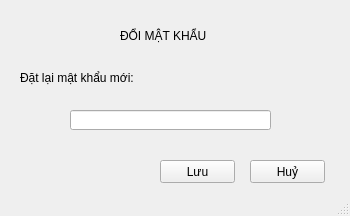
<?xml version="1.0" encoding="UTF-8"?>
<ui version="4.0">
 <class>changepw</class>
 <widget class="QMainWindow" name="changepw">
  <property name="geometry">
   <rect>
    <x>0</x>
    <y>0</y>
    <width>350</width>
    <height>216</height>
   </rect>
  </property>
  <property name="windowTitle">
   <string>MainWindow</string>
  </property>
  <widget class="QWidget" name="centralwidget">
   <widget class="QPushButton" name="btnLuu">
    <property name="geometry">
     <rect>
      <x>160</x>
      <y>160</y>
      <width>75</width>
      <height>23</height>
     </rect>
    </property>
    <property name="text">
     <string>Lưu</string>
    </property>
   </widget>
   <widget class="QPushButton" name="btnHuy">
    <property name="geometry">
     <rect>
      <x>250</x>
      <y>160</y>
      <width>75</width>
      <height>23</height>
     </rect>
    </property>
    <property name="text">
     <string>Huỷ</string>
    </property>
   </widget>
   <widget class="QLabel" name="lblNP">
    <property name="geometry">
     <rect>
      <x>20</x>
      <y>70</y>
      <width>121</width>
      <height>16</height>
     </rect>
    </property>
    <property name="text">
     <string>Đặt lại mật khẩu mới:</string>
    </property>
   </widget>
   <widget class="QLineEdit" name="lEditNP">
    <property name="geometry">
     <rect>
      <x>70</x>
      <y>110</y>
      <width>201</width>
      <height>20</height>
     </rect>
    </property>
   </widget>
   <widget class="QLabel" name="label">
    <property name="geometry">
     <rect>
      <x>120</x>
      <y>20</y>
      <width>181</width>
      <height>31</height>
     </rect>
    </property>
    <property name="text">
     <string>ĐỔI MẬT KHẨU</string>
    </property>
   </widget>
  </widget>
  <widget class="QStatusBar" name="statusbar"/>
 </widget>
 <resources/>
 <connections/>
</ui>
